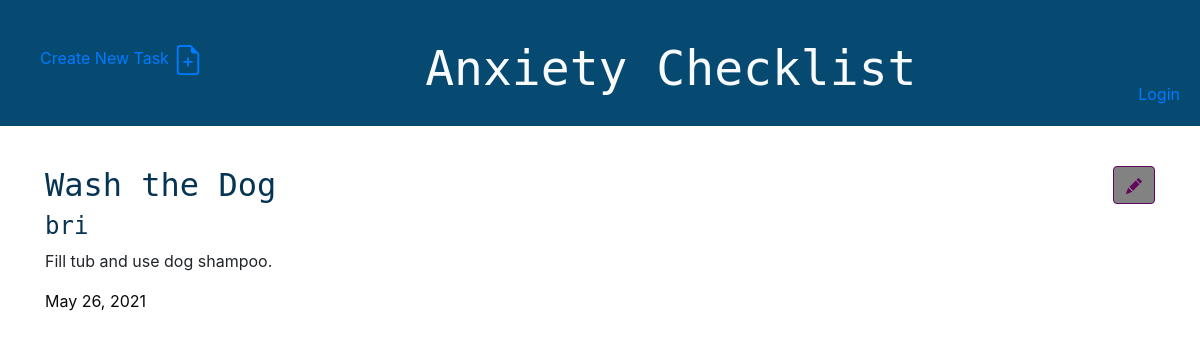
The app's page /todo/1/, older data.
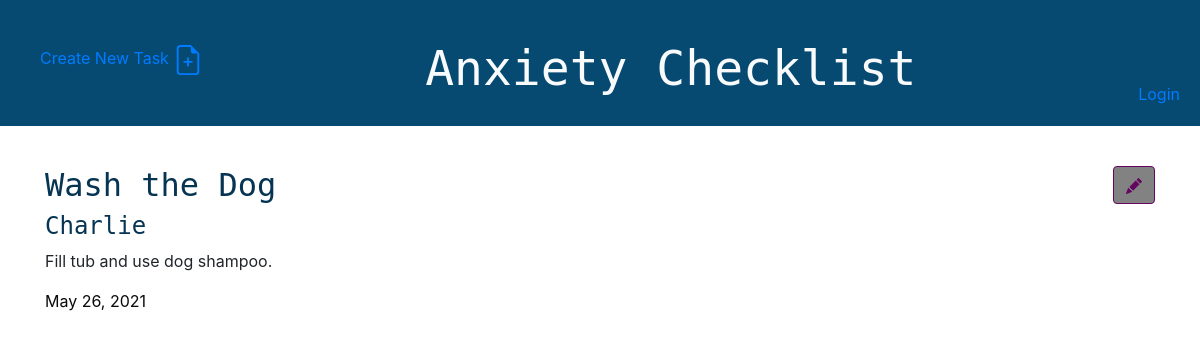
The same page, newer data.
### main/models.py (models this page shows, shortened)
class Todo(models.Model):
    task = models.CharField(max_length= 280)
    text = models.TextField(max_length=400)
    created_date = models.DateField(auto_now_add=True)
    due_date = models.DateField(blank=True, null=True)
    done = models.BooleanField(default=False)
    user = models.ForeignKey(User, on_delete=models.CASCADE, related_name="todos")

### main/views.py (the view)
# urls.py: path('todo/<int:pk>/', views.todo_detail, name='todo_detail'),
def todo_detail(request, pk):
    todo = get_object_or_404(Todo, pk=pk)
    return render(request, 'main/todo_detail.html', {'todo': todo})

### templates/main/todo_detail.html (shortened to what this page needs)
{% extends 'base.html' %}
{% block content %}
    <article class="todo">
        <aside class="actions">
            <a class="btn btn-default" href="{% url 'todo_edit' pk=todo.pk %}">
            </a>
        </aside>
        <h2>{{ todo.task }}</h2>
        <h4>{{ todo.user }}</h4>
        <p>{{ todo.text }}</p>
        <time class="date">
            {{ todo.created_date }}
        </time>
    </article>
{% endblock %}

Row changes from the older to the newer data that the page shows:
changed Todo "Wash the Dog": user "bri" → "Charlie"
